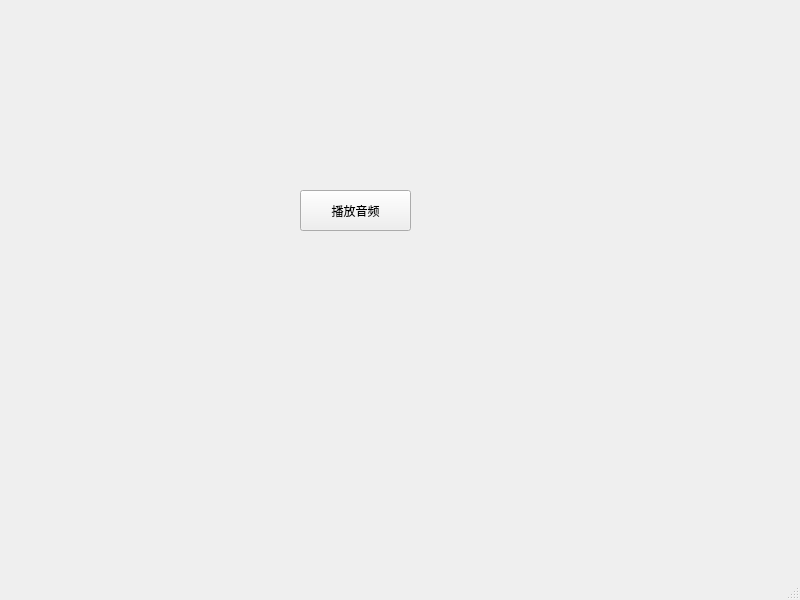
<?xml version="1.0" encoding="UTF-8"?>
<ui version="4.0">
 <class>MainWindow</class>
 <widget class="QMainWindow" name="MainWindow">
  <property name="geometry">
   <rect>
    <x>0</x>
    <y>0</y>
    <width>800</width>
    <height>600</height>
   </rect>
  </property>
  <property name="windowTitle">
   <string>MainWindow</string>
  </property>
  <widget class="QWidget" name="centralwidget">
   <widget class="QPushButton" name="pushButton">
    <property name="geometry">
     <rect>
      <x>300</x>
      <y>190</y>
      <width>111</width>
      <height>41</height>
     </rect>
    </property>
    <property name="text">
     <string>播放音频</string>
    </property>
   </widget>
  </widget>
  <widget class="QMenuBar" name="menubar">
   <property name="geometry">
    <rect>
     <x>0</x>
     <y>0</y>
     <width>800</width>
     <height>22</height>
    </rect>
   </property>
  </widget>
  <widget class="QStatusBar" name="statusbar"/>
 </widget>
 <resources/>
 <connections/>
</ui>
